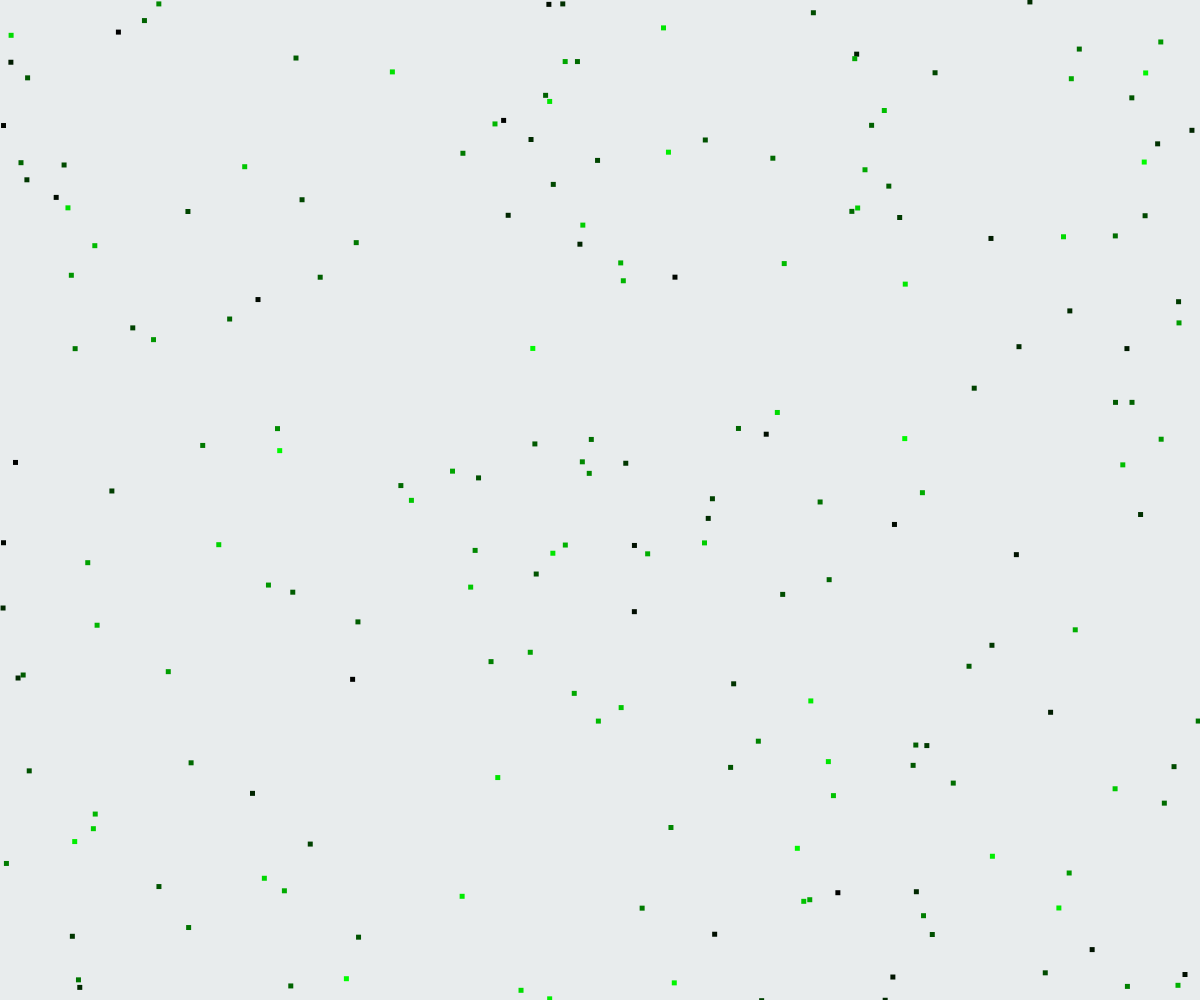
Frame 1 (no input)
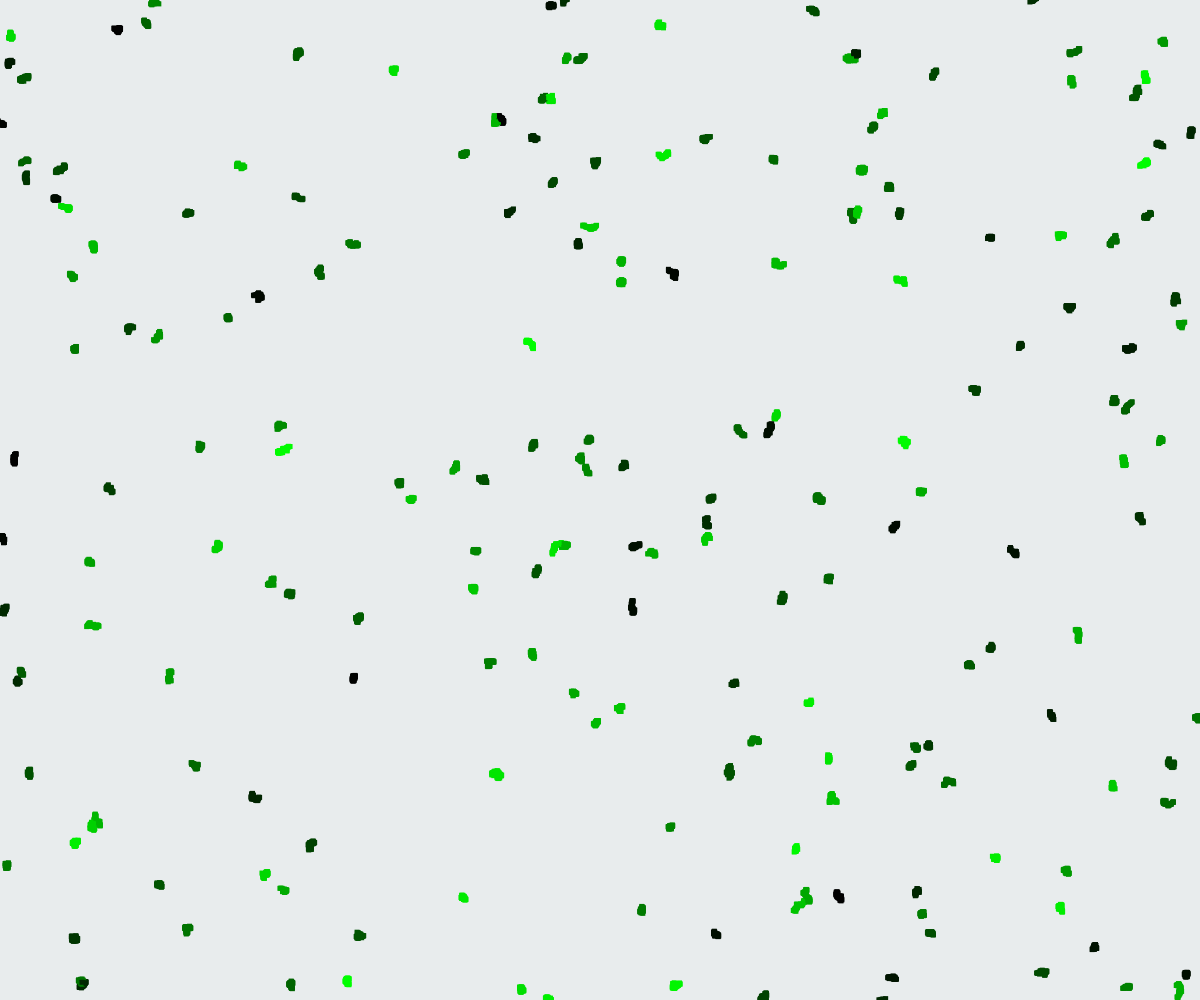
Frame 60 (no input)
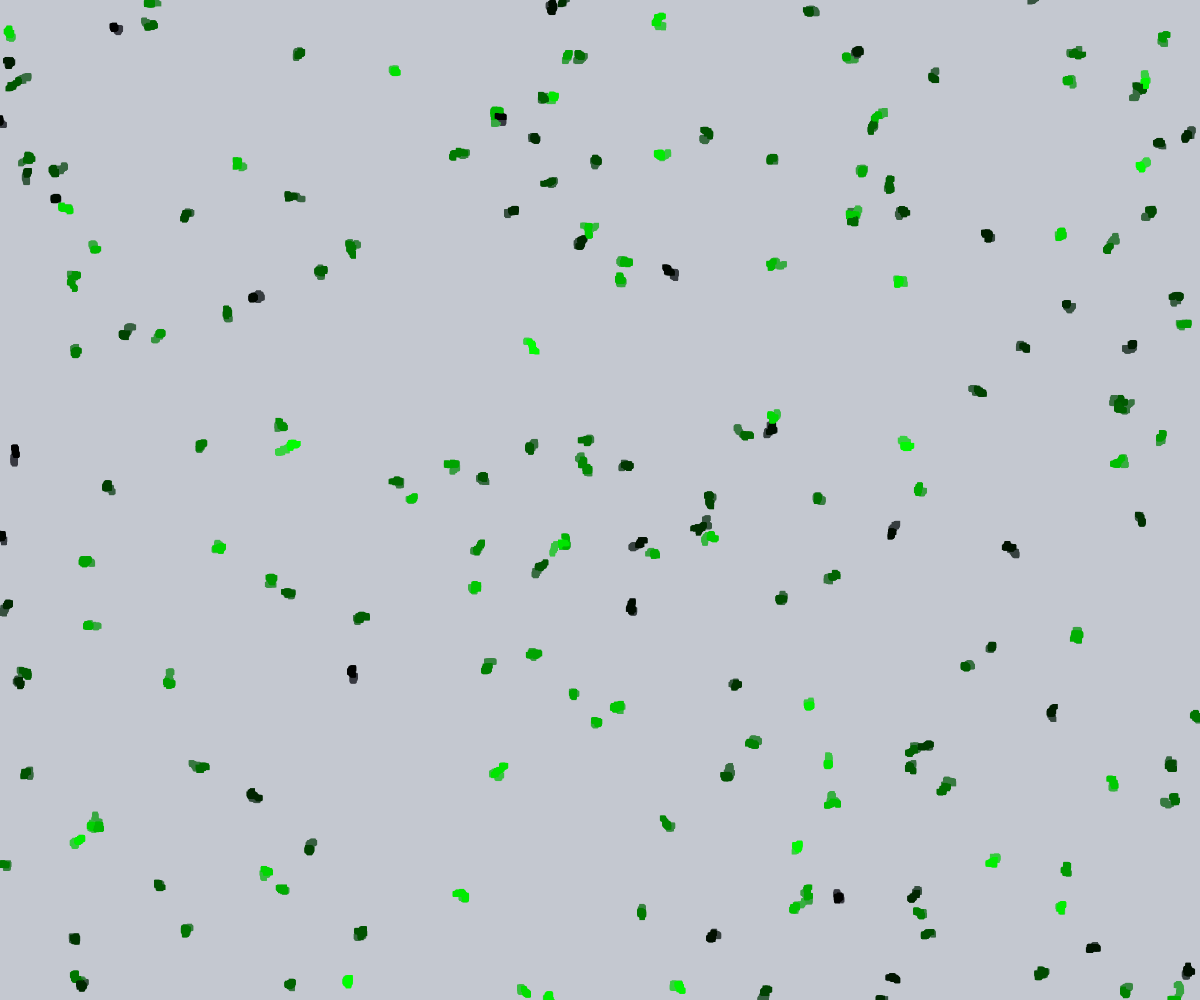
Frame 120 (the mouse pressed at the canvas centre since frame 60)

The p5.js sketch that drew these frames (run headless with seeded random() and noise() and a simulated clock; from frame 60 on, the mouse is pressed at the canvas centre):

// p5.js sketch
// ── sketch.js
// -
// camminatori che disegnano mondi 0.2 by peterbaru [camminatori, mondi]
// 2020 © Pietro, Daniele @Fupete and the course DSII2020 at DESIGN.unirsm 
// github.com/dsii-2020-unirsm — github.com/peterbaru
// Educational purposes, MIT License, 2020, San Marino
// —
//
// [mouse] se viene premuto il mouse viene disegnato un nuovo sfondo random
// 
//—

let camminatori = []
let num = 200
let t = 0
let dim = 30
let x = 0
let y = 0

function setup() {
  createCanvas(windowWidth, windowHeight)
  rectMode(CENTER)
  background(25, 60, 78, 25)


  for (let i = 0; i < num; i++) {
    camminatori[i] = new Walker(random(width), random(height));
  }
}

function draw() {

  for (let i = 0; i < camminatori.length; i++) {
    camminatori[i].spostati()
    camminatori[i].mostrati()
  }
}

function Walker(x, y) {
  this.x = x
  this.y = y
  this.t = random(100)
  this.incr = random(100)
  this.colorer = 0
  this.coloreg = random(0, 255)
  this.coloreb = 0
  this.dim = 5

  this.mostrati = function() {
    noStroke()
    fill(this.colorer, this.coloreg, this.coloreb)
    rect(this.x, this.y, this.dim, this.dim)
  }

  this.spostati = function() {
    this.x += random(-1, 1);
    this.y += random(-1, 1);
    this.t += 0.01
  }
}

function mousePressed() {
  background(random(255), random(255), random(255), 100)
  fill(255, 255, 255, 150)
}

function windowResized() {
  resizeCanvas(windowWidth, windowHeight)
  background(240, 100, 20)
}
